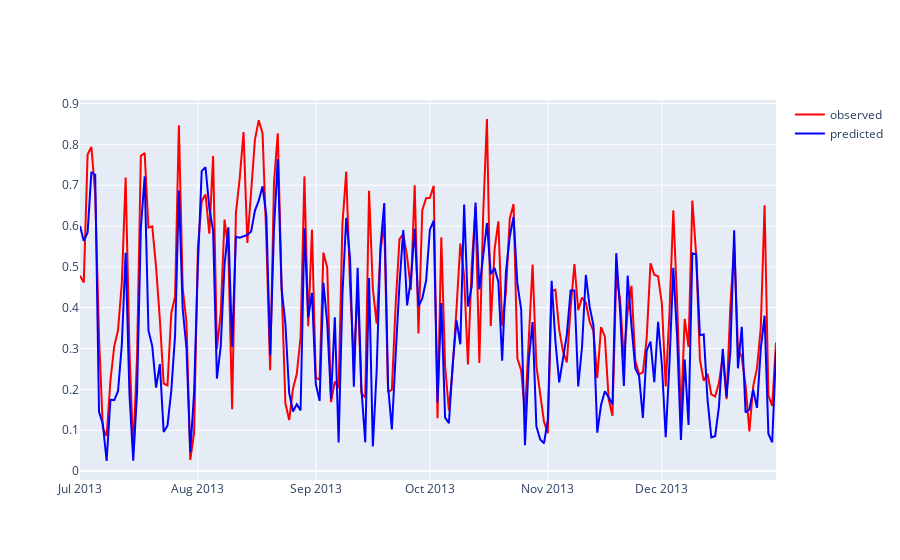

Notebook code cell kept with this figure:
### Code cell
fig = go.Figure()

fig.add_traces(
    go.Scatter(x=df_comparison.index, y = df_comparison['TARGETVAR_OBSERVED'], 
        mode = 'lines', line=dict(color='red',), name='observed',
    )
)

fig.add_traces(
    go.Scatter(x=df_comparison.index, y = df_comparison['TARGETVAR_PREDICTED'], 
        mode = 'lines', line=dict(color='blue',), name='predicted',
    )
)

### Figure 1 — Plotly figure (JSON) as saved in the notebook; plotly's stock layout.template omitted (floating-point values rounded to 4 significant figures; data arrays with more than 128 entries replaced by an {"elided": "..."} marker saying what was removed)
{"data": [{"line": {"color": "red"}, "mode": "lines", "name": "observed", "x": {"elided": "184 str values"}, "y": {"elided": "184 float values"}, "type": "scatter"}, {"line": {"color": "blue"}, "mode": "lines", "name": "predicted", "x": {"elided": "184 str values"}, "y": {"elided": "184 float values"}, "type": "scatter"}], "layout": {}}
